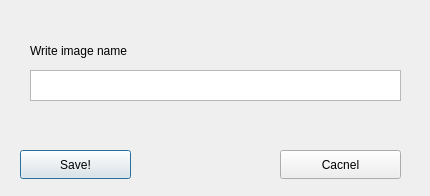
<?xml version="1.0" encoding="UTF-8"?>
<ui version="4.0">
 <class>SaveDialog</class>
 <widget class="QDialog" name="SaveDialog">
  <property name="geometry">
   <rect>
    <x>0</x>
    <y>0</y>
    <width>430</width>
    <height>196</height>
   </rect>
  </property>
  <property name="windowTitle">
   <string>Save image</string>
  </property>
  <widget class="QPushButton" name="saveBtn">
   <property name="geometry">
    <rect>
     <x>20</x>
     <y>150</y>
     <width>111</width>
     <height>29</height>
    </rect>
   </property>
   <property name="text">
    <string>Save!</string>
   </property>
  </widget>
  <widget class="QPushButton" name="cancelBtn">
   <property name="geometry">
    <rect>
     <x>280</x>
     <y>150</y>
     <width>121</width>
     <height>29</height>
    </rect>
   </property>
   <property name="text">
    <string>Cacnel</string>
   </property>
  </widget>
  <widget class="QLabel" name="label">
   <property name="geometry">
    <rect>
     <x>30</x>
     <y>40</y>
     <width>291</width>
     <height>21</height>
    </rect>
   </property>
   <property name="text">
    <string>Write image name</string>
   </property>
  </widget>
  <widget class="QTextEdit" name="nameEdit">
   <property name="geometry">
    <rect>
     <x>30</x>
     <y>70</y>
     <width>371</width>
     <height>31</height>
    </rect>
   </property>
  </widget>
 </widget>
 <resources/>
 <connections/>
</ui>
